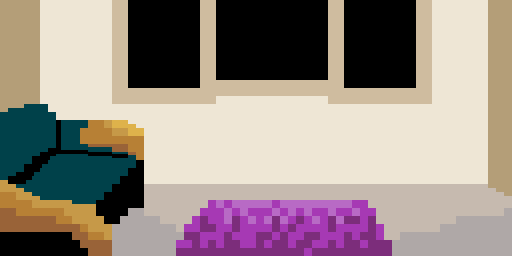

Tiled map render using the project's own tile images. Description and the whole map definition, tile-layer contents included, below:
An orthogonal 64x32 tile map with 8x8 px tiles, 1 tile layer (Tile Layer 1).

<map version="1.9" tiledversion="1.9.2" orientation="orthogonal" renderorder="right-down" width="64" height="32" tilewidth="8" tileheight="8" infinite="0" nextlayerid="2" nextobjectid="1">
 <editorsettings>
  <export target="../room.c" format="gba" />
 </editorsettings>
 <tileset firstgid="1" source="roomTiles.tsx" />
 <layer id="1" name="Tile Layer 1" width="64" height="32">
  <data encoding="csv">
3,3,3,3,3,2,2,2,2,2,2,2,2,2,4,4,1,1,1,1,1,1,1,1,1,4,4,1,1,1,1,1,1,1,1,1,1,1,1,1,1,4,4,1,1,1,1,1,1,1,1,1,4,4,2,2,2,2,2,2,2,3,3,3,
3,3,3,3,3,2,2,2,2,2,2,2,2,2,4,4,1,1,1,1,1,1,1,1,1,4,4,1,1,1,1,1,1,1,1,1,1,1,1,1,1,4,4,1,1,1,1,1,1,1,1,1,4,4,2,2,2,2,2,2,2,3,3,3,
3,3,3,3,3,2,2,2,2,2,2,2,2,2,4,4,1,1,1,1,1,1,1,1,1,4,4,1,1,1,1,1,1,1,1,1,1,1,1,1,1,4,4,1,1,1,1,1,1,1,1,1,4,4,2,2,2,2,2,2,2,3,3,3,
3,3,3,3,3,2,2,2,2,2,2,2,2,2,4,4,1,1,1,1,1,1,1,1,1,4,4,1,1,1,1,1,1,1,1,1,1,1,1,1,1,4,4,1,1,1,1,1,1,1,1,1,4,4,2,2,2,2,2,2,2,3,3,3,
3,3,3,3,3,2,2,2,2,2,2,2,2,2,4,4,1,1,1,1,1,1,1,1,1,4,4,1,1,1,1,1,1,1,1,1,1,1,1,1,1,4,4,1,1,1,1,1,1,1,1,1,4,4,2,2,2,2,2,2,2,3,3,3,
3,3,3,3,3,2,2,2,2,2,2,2,2,2,4,4,1,1,1,1,1,1,1,1,1,4,4,1,1,1,1,1,1,1,1,1,1,1,1,1,1,4,4,1,1,1,1,1,1,1,1,1,4,4,2,2,2,2,2,2,2,3,3,3,
3,3,3,3,3,2,2,2,2,2,2,2,2,2,4,4,1,1,1,1,1,1,1,1,1,4,4,1,1,1,1,1,1,1,1,1,1,1,1,1,1,4,4,1,1,1,1,1,1,1,1,1,4,4,2,2,2,2,2,2,2,3,3,3,
3,3,3,3,3,2,2,2,2,2,2,2,2,2,4,4,1,1,1,1,1,1,1,1,1,4,4,1,1,1,1,1,1,1,1,1,1,1,1,1,1,4,4,1,1,1,1,1,1,1,1,1,4,4,2,2,2,2,2,2,2,3,3,3,
3,3,3,3,3,2,2,2,2,2,2,2,2,2,4,4,1,1,1,1,1,1,1,1,1,4,4,1,1,1,1,1,1,1,1,1,1,1,1,1,1,4,4,1,1,1,1,1,1,1,1,1,4,4,2,2,2,2,2,2,2,3,3,3,
3,3,3,3,3,2,2,2,2,2,2,2,2,2,4,4,1,1,1,1,1,1,1,1,1,4,4,1,1,1,1,1,1,1,1,1,1,1,1,1,1,4,4,1,1,1,1,1,1,1,1,1,4,4,2,2,2,2,2,2,2,3,3,3,
3,3,3,3,3,2,2,2,2,2,2,2,2,2,4,4,1,1,1,1,1,1,1,1,1,4,4,4,4,4,4,4,4,4,4,4,4,4,4,4,4,4,4,1,1,1,1,1,1,1,1,1,4,4,2,2,2,2,2,2,2,3,3,3,
3,3,3,3,3,2,2,2,2,2,2,2,2,2,4,4,4,4,4,4,4,4,4,4,4,4,4,4,4,4,4,4,4,4,4,4,4,4,4,4,4,4,4,4,4,4,4,4,4,4,4,4,4,4,2,2,2,2,2,2,2,3,3,3,
3,3,3,3,3,2,2,2,2,2,2,2,2,2,4,4,4,4,4,4,4,4,4,4,4,4,4,2,2,2,2,2,2,2,2,2,2,2,2,2,2,4,4,4,4,4,4,4,4,4,4,4,4,4,2,2,2,2,2,2,2,3,3,3,
3,14,14,25,25,25,2,2,2,2,2,2,2,2,2,2,2,2,2,2,2,2,2,2,2,2,2,2,2,2,2,2,2,2,2,2,2,2,2,2,2,2,2,2,2,2,2,2,2,2,2,2,2,2,2,2,2,2,2,2,2,3,3,3,
25,25,25,25,25,25,25,2,2,2,2,2,2,2,2,2,2,2,2,2,2,2,2,2,2,2,2,2,2,2,2,2,2,2,2,2,2,2,2,2,2,2,2,2,2,2,2,2,2,2,2,2,2,2,2,2,2,2,2,2,2,3,3,3,
25,25,25,25,25,25,25,32,25,25,25,22,22,23,24,24,17,2,2,2,2,2,2,2,2,2,2,2,2,2,2,2,2,2,2,2,2,2,2,2,2,2,2,2,2,2,2,2,2,2,2,2,2,2,2,2,2,2,2,2,2,3,3,3,
25,25,25,25,25,25,25,32,25,25,22,22,22,22,23,23,24,24,2,2,2,2,2,2,2,2,2,2,2,2,2,2,2,2,2,2,2,2,2,2,2,2,2,2,2,2,2,2,2,2,2,2,2,2,2,2,2,2,2,2,2,3,3,3,
25,25,25,25,25,25,25,32,25,25,22,22,22,22,22,22,22,22,2,2,2,2,2,2,2,2,2,2,2,2,2,2,2,2,2,2,2,2,2,2,2,2,2,2,2,2,2,2,2,2,2,2,2,2,2,2,2,2,2,2,2,3,3,3,
25,25,25,25,25,25,6,10,11,11,11,30,30,30,21,21,22,22,2,2,2,2,2,2,2,2,2,2,2,2,2,2,2,2,2,2,2,2,2,2,2,2,2,2,2,2,2,2,2,2,2,2,2,2,2,2,2,2,2,2,2,3,3,3,
25,25,25,25,6,7,8,9,9,9,9,12,12,12,13,13,30,22,2,2,2,2,2,2,2,2,2,2,2,2,2,2,2,2,2,2,2,2,2,2,2,2,2,2,2,2,2,2,2,2,2,2,2,2,2,2,2,2,2,2,2,3,3,3,
25,25,25,6,7,8,25,25,25,25,25,25,25,25,25,25,25,7,2,2,2,2,2,2,2,2,2,2,2,2,2,2,2,2,2,2,2,2,2,2,2,2,2,2,2,2,2,2,2,2,2,2,2,2,2,2,2,2,2,2,2,3,3,3,
25,25,6,7,8,25,25,25,25,25,25,25,25,25,25,25,7,7,2,2,2,2,2,2,2,2,2,2,2,2,2,2,2,2,2,2,2,2,2,2,2,2,2,2,2,2,2,2,2,2,2,2,2,2,2,2,2,2,2,2,2,3,3,3,
31,7,7,8,25,25,25,25,25,25,25,25,25,25,25,7,7,7,2,2,2,2,2,2,2,2,2,2,2,2,2,2,2,2,2,2,2,2,2,2,2,2,2,2,2,2,2,2,2,2,2,2,2,2,2,2,2,2,2,2,2,3,3,3,
23,23,31,25,25,25,25,25,25,25,25,25,25,25,7,7,7,7,18,18,18,18,18,18,18,18,18,18,18,18,18,18,18,18,18,18,18,18,18,18,18,18,18,18,18,18,18,18,18,18,18,18,18,18,18,18,18,18,18,18,18,19,3,3,
22,22,23,23,31,25,25,25,25,25,25,25,25,7,7,7,7,7,18,18,18,18,18,18,18,18,18,18,18,18,18,18,18,18,18,18,18,18,18,18,18,18,18,18,18,18,18,18,18,18,18,18,18,18,18,18,18,18,18,18,18,18,18,19,
22,22,22,22,23,23,23,23,23,31,31,31,7,7,7,7,7,7,18,18,18,18,18,18,18,18,28,29,28,29,29,29,29,29,28,29,29,29,29,29,29,29,29,29,28,28,18,18,18,18,18,18,18,18,18,18,18,18,18,18,18,18,18,18,
21,21,22,22,22,22,22,22,23,23,23,23,7,7,7,7,20,20,18,18,18,18,18,18,18,28,28,28,29,28,29,28,28,28,29,28,29,28,29,28,28,29,28,28,29,28,28,18,18,18,18,18,18,18,18,18,18,18,18,18,18,18,18,20,
21,21,21,21,21,21,21,22,22,23,23,23,23,7,7,20,20,20,20,20,18,18,18,18,28,27,28,28,29,27,28,29,28,29,27,29,28,27,28,29,28,27,29,27,27,28,27,18,18,18,18,18,18,18,18,18,18,20,20,20,20,20,20,20,
21,21,21,21,21,21,21,21,21,21,22,23,23,23,20,20,20,20,20,20,20,20,18,28,28,27,27,28,28,27,28,28,28,28,27,28,27,28,28,28,28,27,28,28,28,28,27,28,18,18,18,18,18,18,18,20,20,20,20,20,20,20,20,20,
7,7,7,7,7,7,7,7,7,21,21,22,22,23,20,20,20,20,20,20,20,20,20,27,27,28,28,28,27,28,28,28,27,27,28,27,28,28,27,27,28,28,28,27,28,27,27,28,18,18,20,20,20,20,20,20,20,20,20,20,20,20,20,20,
7,7,7,7,7,7,7,7,7,7,21,21,21,21,20,20,20,20,20,20,20,20,28,28,27,28,27,28,27,27,28,28,27,28,27,27,28,27,27,28,28,27,28,27,27,28,27,27,27,20,20,20,20,20,20,20,20,20,20,20,20,20,20,20,
7,7,7,7,7,7,7,7,7,7,7,21,21,21,20,20,20,20,20,20,20,20,27,27,27,27,27,27,27,27,27,27,27,27,27,27,27,27,28,27,27,27,27,27,27,27,27,27,27,20,20,20,20,20,20,20,20,20,20,20,20,20,20,20
</data>
 </layer>
</map>
